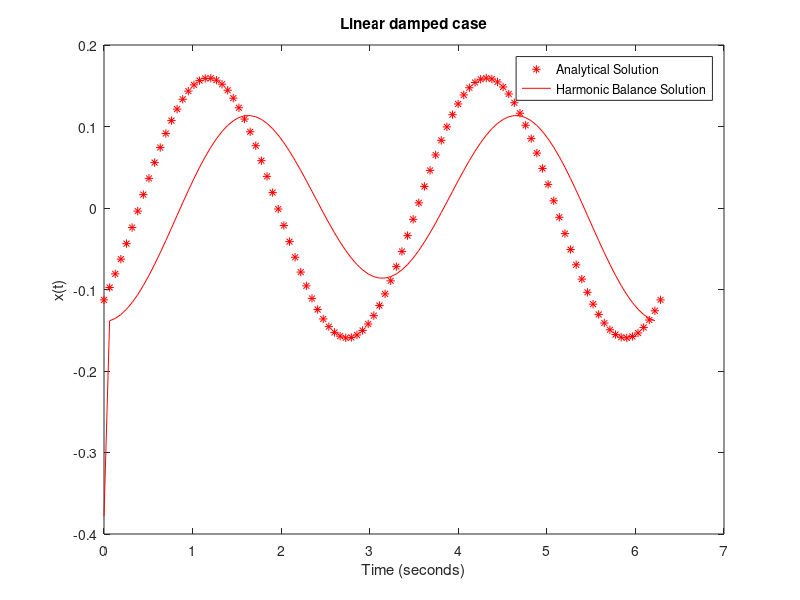

Source code (MATLAB):
function utsav()
% Utsav Parmar 
% U00768046
clear all
clc
close all

%ddx + dx + x = cos(2*t)

N=99;
t=linspace(0,2*1*pi, N+1);
t = t(1:end-1)';
T=2;
w=2*pi/T;
omega =[0,-1:-1:floor(-N/2),floor(N/2-1):-1:1]'+0.0000001;
Omega=w*omega;
f=cos(2.*t);
F=fft(f);
t_eval = linspace(0,2*pi,100);
%X_analytical = (cos(2*t_eval)/(1-w.^2));
X_analytical = -(sin(2*t_eval) - cos(2*t_eval))/(1-w.^2);
x0 = 0*ones(N,1);
X1 = fminsearch(uvfun(),F);
function RES = uvfun(x0)
 dX=Omega.*F;
 dx=ifft(dX);
 dotx=ifft(Omega.*F);
 ddx = ifft(-Omega.^2.*F);
 x0=ddx./Omega.^2;
 error = (ddx + dotx + x0 - f);
 RES = @(F) sum((error).^2);
end
 plot(t_eval,X_analytical,'r*',t,ifft(X1)/(1-w.^2), 'r-');
 xlabel('Time (seconds)');
 ylabel('x(t)');
 title('Linear damped case')
 legend('Analytical Solution','Harmonic Balance Solution')
end
